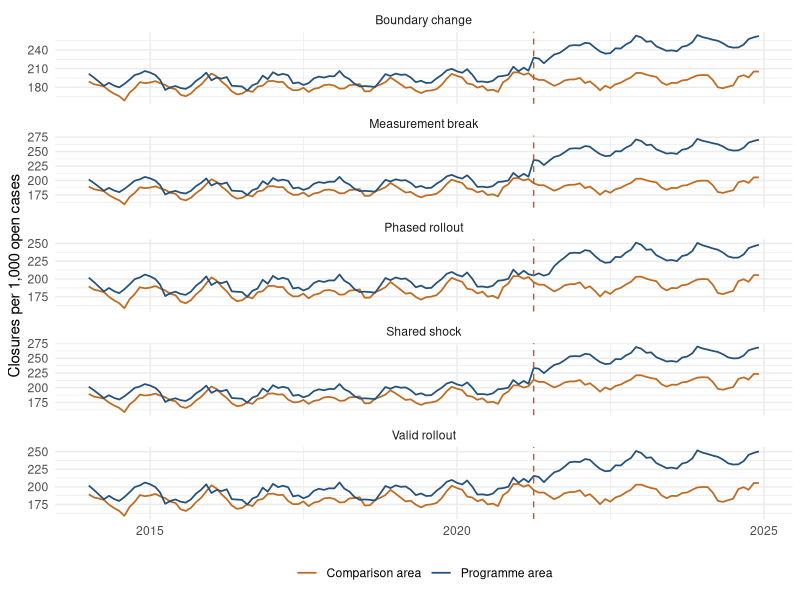
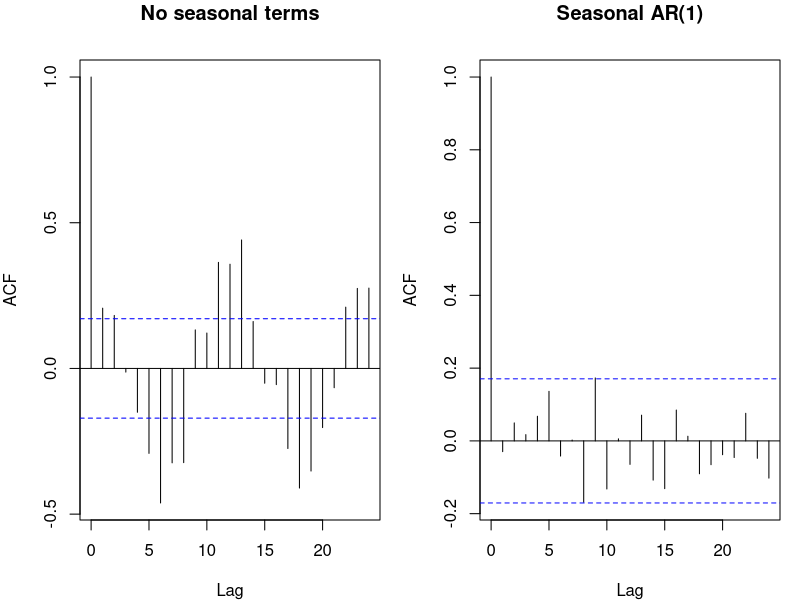

Generate these figures, in order, with R:
## ---- chunk 1
required_packages <- c("ggplot2", "nlme")
missing_packages <- required_packages[!vapply(required_packages, requireNamespace, logical(1), quietly = TRUE)]
if (length(missing_packages) > 0) {
  install.packages(missing_packages, repos = "https://cloud.r-project.org")
}
invisible(lapply(required_packages, library, character.only = TRUE))

set.seed(73519)
n_months <- 132L
announcement_time <- 85L
implementation_time <- 88L

time_data <- data.frame(
  time = seq_len(n_months),
  date = seq(as.Date("2014-01-01"), by = "month", length.out = n_months)
)
time_data$announcement <- as.integer(time_data$time == announcement_time)
time_data$implemented <- as.integer(time_data$time >= implementation_time)
time_data$time_after <- pmax(0L, time_data$time - implementation_time)
time_data$transition <- as.integer(time_data$time %in% implementation_time:(implementation_time + 2L))
time_data$season_sin <- sin(2 * pi * time_data$time / 12)
time_data$season_cos <- cos(2 * pi * time_data$time / 12)

simulate_ar1 <- function(seed, rho = 0.55, sd = 4) {
  set.seed(seed)
  as.numeric(arima.sim(list(ar = rho), n = n_months, sd = sd))
}

comparison_base <- 178 + 0.12 * time_data$time +
  9 * time_data$season_cos + 3 * time_data$season_sin + simulate_ar1(73520)
treated_base <- 185 + 0.15 * time_data$time +
  9 * time_data$season_cos + 3 * time_data$season_sin + simulate_ar1(73521)

programme_effect <- 24 * time_data$implemented +
  0.32 * time_data$time_after - 9 * time_data$transition
shared_shock <- 18 * time_data$implemented
phased_effect <- pmin(1, pmax(0, time_data$time - implementation_time + 1) / 6) * 26 +
  0.22 * time_data$time_after
boundary_shift <- 12 * time_data$implemented
measurement_shift <- 20 * time_data$implemented

make_scenario <- function(name, treated_outcome, comparison_outcome) {
  result <- rbind(
    transform(time_data, scenario = name, series = "Comparison area", outcome = comparison_outcome),
    transform(time_data, scenario = name, series = "Programme area", outcome = treated_outcome)
  )
  result$series <- relevel(factor(result$series), ref = "Comparison area")
  result[order(result$series, result$time), ]
}

scenario_data <- list(
  "Valid rollout" = make_scenario("Valid rollout", treated_base + programme_effect, comparison_base),
  "Shared shock" = make_scenario("Shared shock", treated_base + programme_effect + shared_shock, comparison_base + shared_shock),
  "Phased rollout" = make_scenario("Phased rollout", treated_base + phased_effect, comparison_base),
  "Boundary change" = make_scenario("Boundary change", treated_base + programme_effect + boundary_shift, comparison_base),
  "Measurement break" = make_scenario("Measurement break", treated_base + programme_effect + measurement_shift, comparison_base)
)

diagnostic_data <- do.call(rbind, scenario_data)
row.names(diagnostic_data) <- NULL

stopifnot(
  nrow(diagnostic_data) == 5L * 2L * n_months,
  all(diagnostic_data$time_after[diagnostic_data$time == implementation_time] == 0L),
  all(is.finite(diagnostic_data$outcome))
)
## ---- chunk 2
ggplot(diagnostic_data, aes(date, outcome, colour = series)) +
  geom_line(linewidth = 0.6) +
  geom_vline(
    xintercept = time_data$date[implementation_time],
    linetype = "dashed",
    colour = "#c05a2a"
  ) +
  facet_wrap(~ scenario, ncol = 1, scales = "free_y") +
  scale_colour_manual(values = c("Comparison area" = "#bf6b21", "Programme area" = "#24527a")) +
  labs(x = NULL, y = "Closures per 1,000 open cases", colour = NULL) +
  theme_minimal(base_size = 11) +
  theme(legend.position = "bottom")
## ---- chunk 3
fit_uncontrolled <- function(data) {
  treated <- subset(data, series == "Programme area")
  gls(
    outcome ~ time + announcement + implemented + time_after + season_sin + season_cos,
    data = treated,
    correlation = corAR1(form = ~ time),
    method = "ML"
  )
}

fit_controlled <- function(data) {
  data <- data[order(data$series, data$time), ]
  gls(
    outcome ~ series * (time + implemented + time_after) + announcement + season_sin + season_cos,
    data = data,
    correlation = corAR1(form = ~ time | series),
    method = "ML"
  )
}

uncontrolled_fits <- lapply(scenario_data, fit_uncontrolled)
controlled_fits <- lapply(scenario_data, fit_controlled)

extract_results <- function(name) {
  uncontrolled <- uncontrolled_fits[[name]]
  controlled <- controlled_fits[[name]]
  data.frame(
    Scenario = name,
    Model = c("Uncontrolled", "Controlled differential"),
    Immediate = c(
      coef(uncontrolled)[["implemented"]],
      coef(controlled)[["seriesProgramme area:implemented"]]
    ),
    Trend_change = c(
      coef(uncontrolled)[["time_after"]],
      coef(controlled)[["seriesProgramme area:time_after"]]
    ),
    check.names = FALSE
  )
}

scenario_results <- do.call(rbind, lapply(names(scenario_data), extract_results))
row.names(scenario_results) <- NULL
scenario_results

shared_uncontrolled <- subset(scenario_results, Scenario == "Shared shock" & Model == "Uncontrolled")
shared_controlled <- subset(scenario_results, Scenario == "Shared shock" & Model == "Controlled differential")

stopifnot(
  shared_uncontrolled$Immediate > shared_controlled$Immediate,
  shared_controlled$Immediate > 5,
  all(is.finite(as.matrix(scenario_results[c("Immediate", "Trend_change")])))
)
## ---- chunk 4
phased_treated <- subset(scenario_data[["Phased rollout"]], series == "Programme area")
phased_treated$ramp <- pmin(1, pmax(0, phased_treated$time - implementation_time + 1) / 6)

sharp_fit <- gls(
  outcome ~ time + implemented + time_after + season_sin + season_cos,
  data = phased_treated,
  correlation = corAR1(form = ~ time),
  method = "ML"
)

ramp_fit <- gls(
  outcome ~ time + ramp + time_after + season_sin + season_cos,
  data = phased_treated,
  correlation = corAR1(form = ~ time),
  method = "ML"
)

phase_comparison <- data.frame(
  Model = c("Sharp step", "Six-month ramp"),
  AIC = c(AIC(sharp_fit), AIC(ramp_fit)),
  Normalized_residual_SD = c(
    sd(residuals(sharp_fit, type = "normalized")),
    sd(residuals(ramp_fit, type = "normalized"))
  )
)

phase_comparison
stopifnot(phase_comparison$AIC[phase_comparison$Model == "Six-month ramp"] < phase_comparison$AIC[phase_comparison$Model == "Sharp step"])
## ---- chunk 5
valid_treated <- subset(scenario_data[["Valid rollout"]], series == "Programme area")

seasonal_fit <- gls(
  outcome ~ time + announcement + implemented + time_after + season_sin + season_cos,
  data = valid_treated,
  correlation = corAR1(form = ~ time),
  method = "ML"
)

no_season_fit <- gls(
  outcome ~ time + announcement + implemented + time_after,
  data = valid_treated,
  correlation = corAR1(form = ~ time),
  method = "ML"
)

ols_valid <- lm(
  outcome ~ time + announcement + implemented + time_after + season_sin + season_cos,
  data = valid_treated
)

lag_12_acf <- function(values) {
  as.numeric(acf(values, plot = FALSE, lag.max = 12)$acf[13])
}

diagnostic_summary <- data.frame(
  Specification = c("No seasonal terms", "Seasonal AR(1)", "Seasonal OLS"),
  Lag_12_ACF = c(
    lag_12_acf(residuals(no_season_fit, type = "normalized")),
    lag_12_acf(residuals(seasonal_fit, type = "normalized")),
    lag_12_acf(residuals(ols_valid))
  ),
  Immediate_SE = c(
    summary(no_season_fit)$tTable["implemented", "Std.Error"],
    summary(seasonal_fit)$tTable["implemented", "Std.Error"],
    coef(summary(ols_valid))["implemented", "Std. Error"]
  )
)

diagnostic_summary

old_par <- par(mfrow = c(1, 2), mar = c(4, 4, 3, 1))
acf(residuals(no_season_fit, type = "normalized"), lag.max = 24, main = "No seasonal terms")
acf(residuals(seasonal_fit, type = "normalized"), lag.max = 24, main = "Seasonal AR(1)")
par(old_par)

stopifnot(
  abs(diagnostic_summary$Lag_12_ACF[1]) > abs(diagnostic_summary$Lag_12_ACF[2]),
  all(diagnostic_summary$Immediate_SE > 0)
)
## ---- chunk 6
fit_segmented <- function(data) {
  lm(outcome ~ time + announcement + implemented + time_after + season_sin + season_cos, data = data)
}

announcement_data <- transform(
  valid_treated,
  alternative_post = as.integer(time >= announcement_time),
  alternative_after = pmax(0L, time - announcement_time)
)
announcement_fit <- lm(
  outcome ~ time + alternative_post + alternative_after + season_sin + season_cos,
  data = announcement_data
)

short_baseline_fit <- fit_segmented(subset(valid_treated, time >= 25L))

transition_fit <- fit_segmented(subset(
  valid_treated,
  !(time %in% implementation_time:(implementation_time + 2L))
))

anomaly_data <- valid_treated
anomaly_data$outcome[anomaly_data$time == 50L] <- anomaly_data$outcome[anomaly_data$time == 50L] + 70
anomaly_index <- which(anomaly_data$time == 50L)
interpolated_data <- anomaly_data
interpolated_data$outcome[anomaly_index] <- mean(anomaly_data$outcome[c(anomaly_index - 1L, anomaly_index + 1L)])
omitted_data <- anomaly_data[-anomaly_index, ]

retained_anomaly_fit <- fit_segmented(anomaly_data)
interpolated_anomaly_fit <- fit_segmented(interpolated_data)
omitted_anomaly_fit <- fit_segmented(omitted_data)

boundary_data <- subset(scenario_data[["Boundary change"]], series == "Programme area")
boundary_published_fit <- fit_segmented(boundary_data)
boundary_data$constant_scope_outcome <- boundary_data$outcome - boundary_shift
boundary_constant_scope_fit <- lm(
  constant_scope_outcome ~ time + announcement + implemented + time_after + season_sin + season_cos,
  data = boundary_data
)

sensitivity_results <- data.frame(
  Specification = c(
    "Primary rollout date",
    "Announcement date",
    "Shorter baseline",
    "Exclude transition",
    "Retain anomaly",
    "Interpolate anomaly",
    "Omit anomaly",
    "Published boundary",
    "Constant scope"
  ),
  Immediate = c(
    coef(ols_valid)[["implemented"]],
    coef(announcement_fit)[["alternative_post"]],
    coef(short_baseline_fit)[["implemented"]],
    coef(transition_fit)[["implemented"]],
    coef(retained_anomaly_fit)[["implemented"]],
    coef(interpolated_anomaly_fit)[["implemented"]],
    coef(omitted_anomaly_fit)[["implemented"]],
    coef(boundary_published_fit)[["implemented"]],
    coef(boundary_constant_scope_fit)[["implemented"]]
  )
)

sensitivity_results

stopifnot(
  all(is.finite(sensitivity_results$Immediate)),
  abs(
    sensitivity_results$Immediate[sensitivity_results$Specification == "Published boundary"] -
      sensitivity_results$Immediate[sensitivity_results$Specification == "Constant scope"]
  ) > 5
)
## ---- chunk 7
placebo_dates <- c(49L, 61L, 73L)
pre_programme <- subset(valid_treated, time < announcement_time)

placebo_effect <- function(interruption) {
  placebo <- transform(
    pre_programme,
    placebo_post = as.integer(time >= interruption),
    placebo_after = pmax(0L, time - interruption)
  )
  fit <- lm(
    outcome ~ time + placebo_post + placebo_after + season_sin + season_cos,
    data = placebo
  )
  unname(coef(fit)[["placebo_post"]])
}

placebo_results <- data.frame(
  False_interruption_time = placebo_dates,
  Immediate = vapply(placebo_dates, placebo_effect, numeric(1))
)

observed_immediate <- unname(coef(ols_valid)[["implemented"]])
placebo_results$At_least_as_large_as_observed <-
  abs(placebo_results$Immediate) >= abs(observed_immediate)

placebo_results

stopifnot(
  max(placebo_dates) < announcement_time,
  all(is.finite(placebo_results$Immediate))
)
